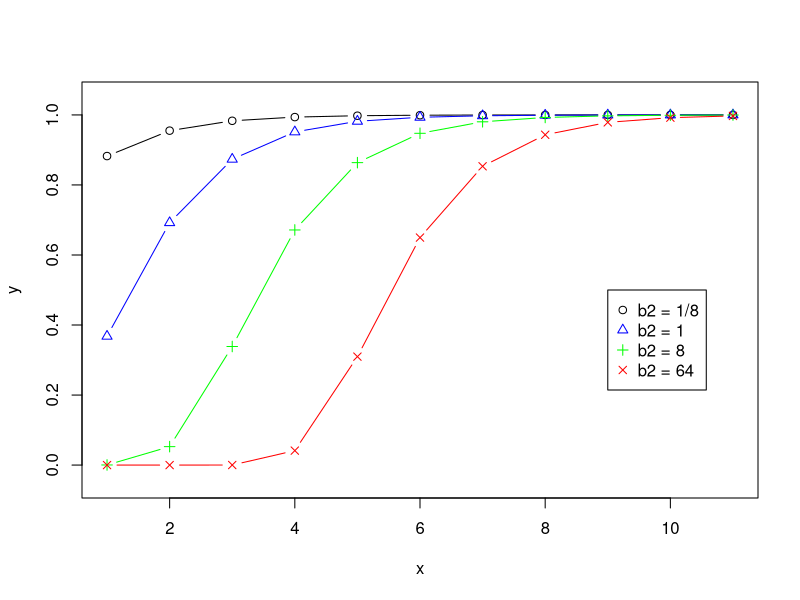

The R script that drew this image:




x = 0:10
b1 = 1
b2 = c(1/8,1,8,64)
b3 = 1
y=function(x){b1*exp(-b2*exp(-b3*x))}  #gompertz model

z=sapply(x,y)   # matrix of values for the 4 parameter values of b2 over x

plot(x,type="n",col="red",ylim=c(-.05,1.05),ylab="y",xlab="x")
lines(z[1,],col="black",type="b",pch=1)
lines(z[2,],col="blue",type="b",pch=2)
lines(z[3,],col="green",type="b",pch=3)
lines(z[4,],col="red",type="b",pch=4)
legend(9,.5,c("b2 = 1/8","b2 = 1","b2 = 8","b2 = 64"),col=c("black","blue","green","red"),pch=c(1,2,3,4))
